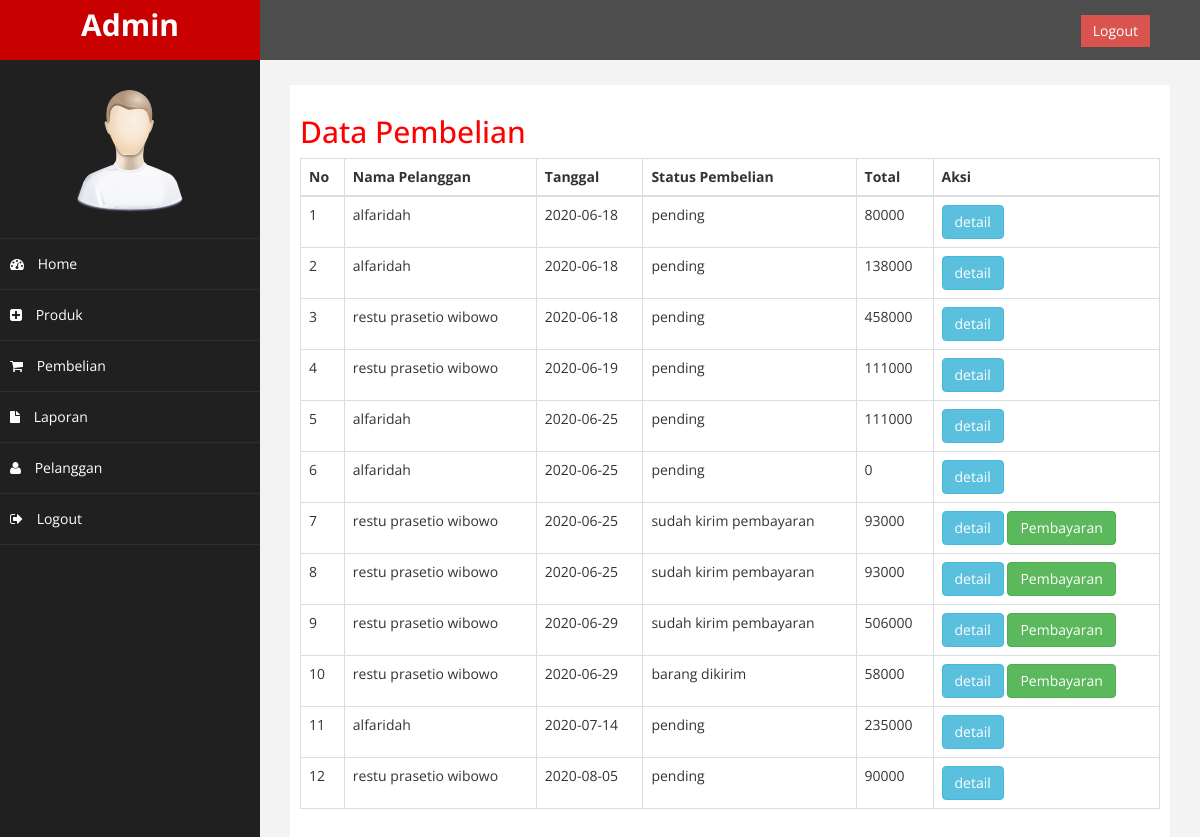
Page /admin/index.php?halaman=pembelian (signed in) on the committed database.
### tables this page shows
CREATE TABLE `pembelian` (
  `id_pembelian` int(11) NOT NULL AUTO_INCREMENT,
  `id_pelanggan` int(11) NOT NULL,
  `id_ongkir` int(11) NOT NULL,
  `tanggal_pembelian` date NOT NULL,
  `total_pembelian` int(11) NOT NULL,
  `nama_kota` varchar(100) NOT NULL,
  `tarif` int(11) NOT NULL,
  `alamat_pengiriman` text NOT NULL,
  `status_pembelian` varchar(100) NOT NULL DEFAULT 'pending',
  `resi_pengiriman` varchar(50) NOT NULL,
  PRIMARY KEY (`id_pembelian`)
);

CREATE TABLE `pelanggan` (
  `id_pelanggan` int(11) NOT NULL AUTO_INCREMENT,
  `email_pelanggan` varchar(100) NOT NULL,
  `password_pelanggan` varchar(50) NOT NULL,
  `nama_pelanggan` varchar(100) NOT NULL,
  `telpon_pelanggan` varchar(25) NOT NULL,
  `alamat_pelanggan` text NOT NULL,
  PRIMARY KEY (`id_pelanggan`)
);

### admin/pembelian.php (the view)
<h2>Data Pembelian</h2>
<table class="table table-bordered">
	<thead>
		<tr>
			<th>No</th>
			<th>Nama Pelanggan</th>
			<th>Tanggal</th>
			<th>Status Pembelian</th>
			<th>Total</th>
			<th>Aksi</th>
		</tr>
	</thead>
	<tbody>
		<?php $nomor=1; ?>
		<?php $ambil=$koneksi->query("SELECT * FROM pembelian JOIN pelanggan ON pembelian.id_pelanggan=pelanggan.id_pelanggan"); ?>
		<?php while($pecah = $ambil->fetch_assoc()){ ?>
		<tr>
			<td><?php echo $nomor; ?></td>
			<td><?php echo $pecah['nama_pelanggan']; ?></td>
			<td><?php echo $pecah['tanggal_pembelian']; ?></td>
			<td><?php echo $pecah['status_pembelian']; ?></td>
			<td><?php echo $pecah['total_pembelian']; ?></td>
			<td>
				<a href="index.php?halaman=detail&id=<?php echo $pecah['id_pembelian']; ?>" class="btn btn-info">detail</a>
				<?php if ($pecah['status_pembelian']!=="pending"): ?>
				<a href="index.php?halaman=pembayaran&id=<?php echo $pecah['id_pembelian'] ?>" class="btn btn-success">Pembayaran</a>
				<?php endif ?>
			</td>
		</tr>
		<?php $nomor++; ?>
		<?php } ?>
	</tbody>
</table>

### admin/assets/css/custom.css (style rules this page uses)
body { font-family: 'Open Sans', sans-serif; }
h2 { color: #f00; }

### rows in the picture
pembelian: id_pelanggan.nama_pelanggan "alfaridah", tanggal_pembelian "2020-06-18", status_pembelian "pending", total_pembelian "80000"
pembelian: id_pelanggan.nama_pelanggan "alfaridah", tanggal_pembelian "2020-06-18", status_pembelian "pending", total_pembelian "138000"
pembelian: id_pelanggan.nama_pelanggan "restu prasetio wibowo", tanggal_pembelian "2020-06-18", status_pembelian "pending", total_pembelian "458000"
pembelian: id_pelanggan.nama_pelanggan "restu prasetio wibowo", tanggal_pembelian "2020-06-19", status_pembelian "pending", total_pembelian "111000"
pembelian: id_pelanggan.nama_pelanggan "alfaridah", tanggal_pembelian "2020-06-25", status_pembelian "pending", total_pembelian "111000"
pembelian: id_pelanggan.nama_pelanggan "alfaridah", tanggal_pembelian "2020-06-25", status_pembelian "pending", total_pembelian "0"
pembelian: id_pelanggan.nama_pelanggan "restu prasetio wibowo", tanggal_pembelian "2020-06-25", status_pembelian "sudah kirim pembayaran", total_pembelian "93000"
pembelian: id_pelanggan.nama_pelanggan "restu prasetio wibowo", tanggal_pembelian "2020-06-25", status_pembelian "sudah kirim pembayaran", total_pembelian "93000"
pembelian: id_pelanggan.nama_pelanggan "restu prasetio wibowo", tanggal_pembelian "2020-06-29", status_pembelian "sudah kirim pembayaran", total_pembelian "506000"
pembelian: id_pelanggan.nama_pelanggan "restu prasetio wibowo", tanggal_pembelian "2020-06-29", status_pembelian "barang dikirim", total_pembelian "58000"
pembelian: id_pelanggan.nama_pelanggan "alfaridah", tanggal_pembelian "2020-07-14", status_pembelian "pending", total_pembelian "235000"
pembelian: id_pelanggan.nama_pelanggan "restu prasetio wibowo", tanggal_pembelian "2020-08-05", status_pembelian "pending", total_pembelian "90000"
